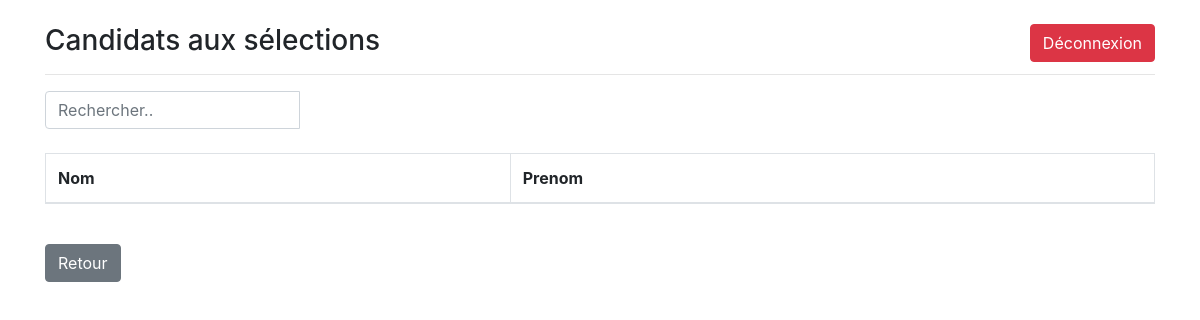
Page /listes_S/ on the earlier database version.
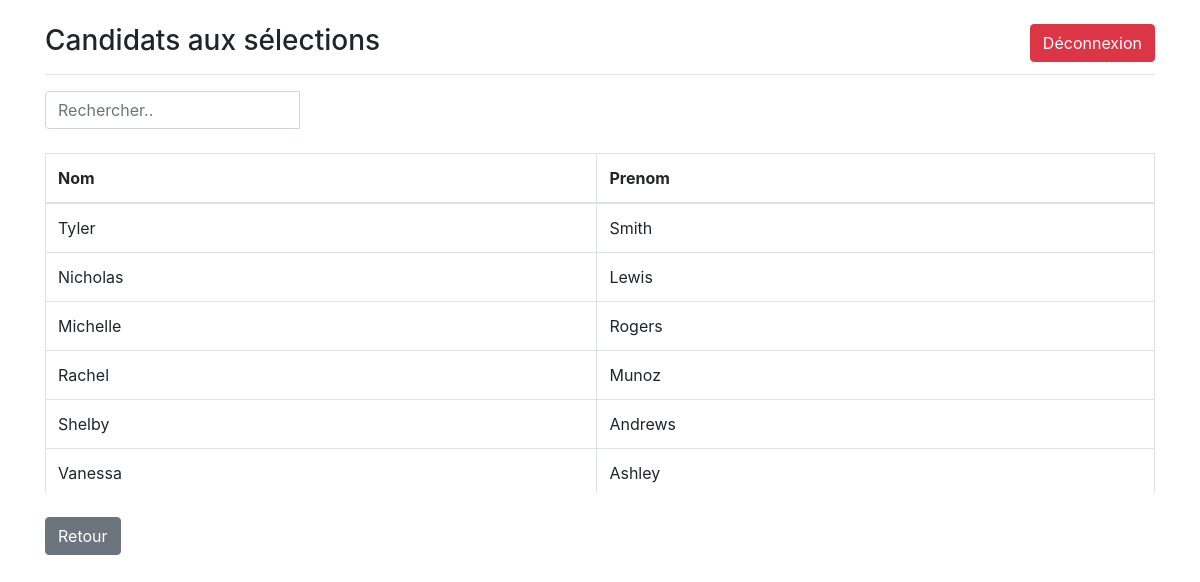
Same page on the later database version.
### CrudApp/models.py (models this page shows, shortened)
class Candidat(models.Model):
    Nom = models.CharField(max_length=50)
    Prenom = models.CharField(max_length=50)
    Note_HG = models.IntegerField(null=True)
    Note_ANG = models.IntegerField(null=True)
    Note_FR = models.IntegerField(null=True)
    Result = models.CharField(max_length=30, blank=True)

### CrudApp/views.py (the view)
# urls.py: path('listes_S/', views.listes_S, name='listes_S'),
def listes_S(request):
    Candidats = Candidat.objects.filter(Result="Sélectionner")
    context = {
        'Candidats': Candidats,
    }
    return render(request,'listes_S.html',context)

### templates/listes_S.html (shortened to what this page needs)
{% load static %}
<!DOCTYPE html>
<html lang="en">
    <head>
        <link rel="stylesheet" href="{% static 'css/bootstrap.min.css' %}">
    </head>
    <body>
        <div class="container"><br><a class="btn btn-danger" href="{% url 'logout' %}" id="dec">Déconnexion</a>
            <h3>Candidats aux sélections</h3>
            <hr>
            <div class="row">
                <div class="col-md-3">
                    <div class="input-group">
                        <input class="form-control" id="myInput" type="text" placeholder="Rechercher.."><p>{{ nb }}</p>
                    </div>
                </div>
            </div>
            <br>
            <div class="pre-scrollable">
                <table class="table table-bordered table-hover">
                    <thead>
                        <tr>
                            <th>Nom</th>
                            <th>Prenom</th>
                        </tr>
                    </thead>
                    <tbody id="myTable">
                        {% for Candt in Candidats %}
                        <tr>
                            <td>{{ Candt.Nom }}</td>
                            <td>{{ Candt.Prenom }}</td>
                        </tr>
                        {% endfor %}
                    </tbody>
                </table>
            </div><br>
            <a class="btn btn-secondary" href="/selection">Retour</a>
        </div>
    </body>
</html>

Differences in the rows shown:
added Candidat: Nom "Tyler", Prenom "Smith"
added Candidat: Nom "Nicholas", Prenom "Lewis"
added Candidat: Nom "Michelle", Prenom "Rogers"
added Candidat: Nom "Rachel", Prenom "Munoz"
added Candidat: Nom "Shelby", Prenom "Andrews"
added Candidat: Nom "Vanessa", Prenom "Ashley"
